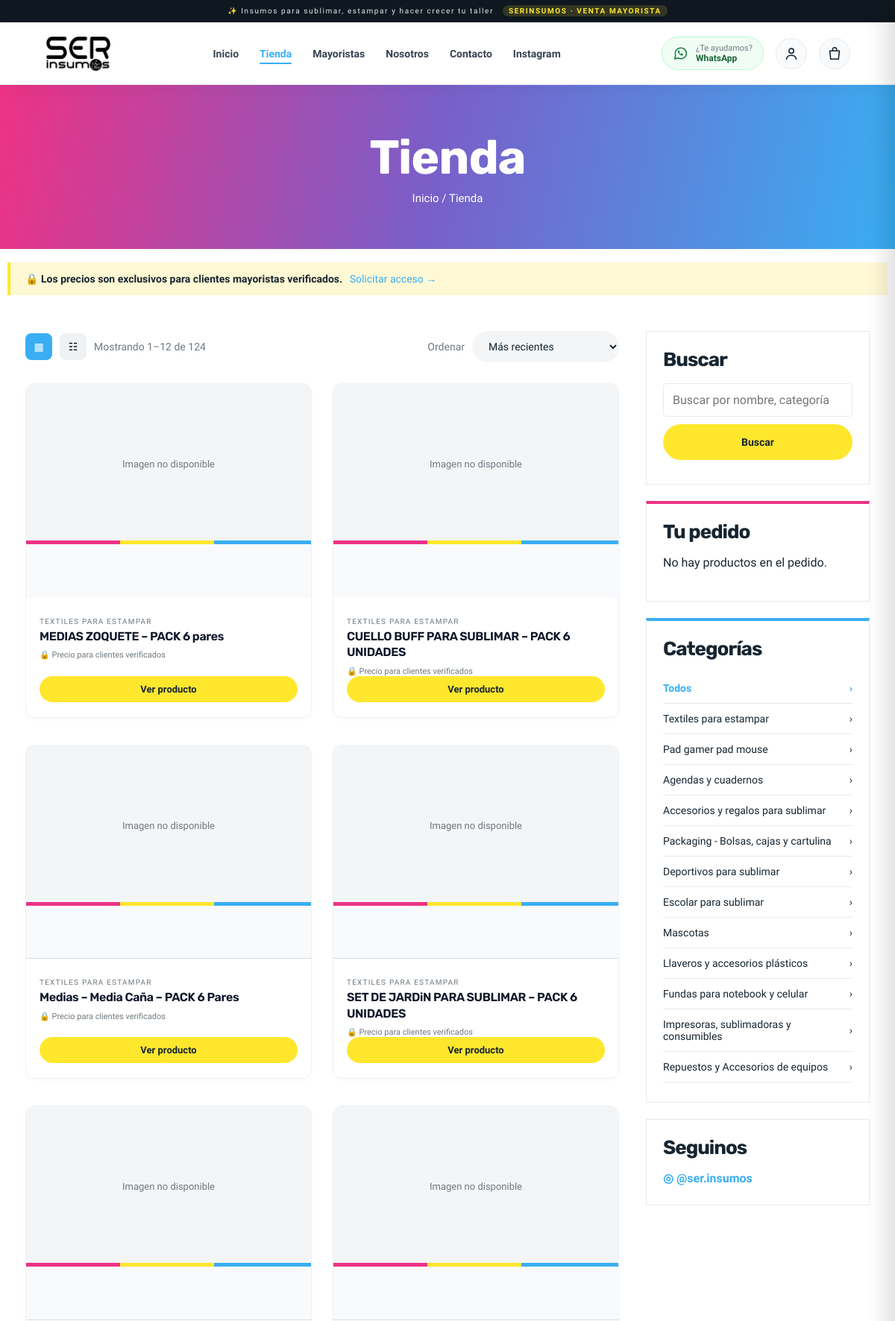
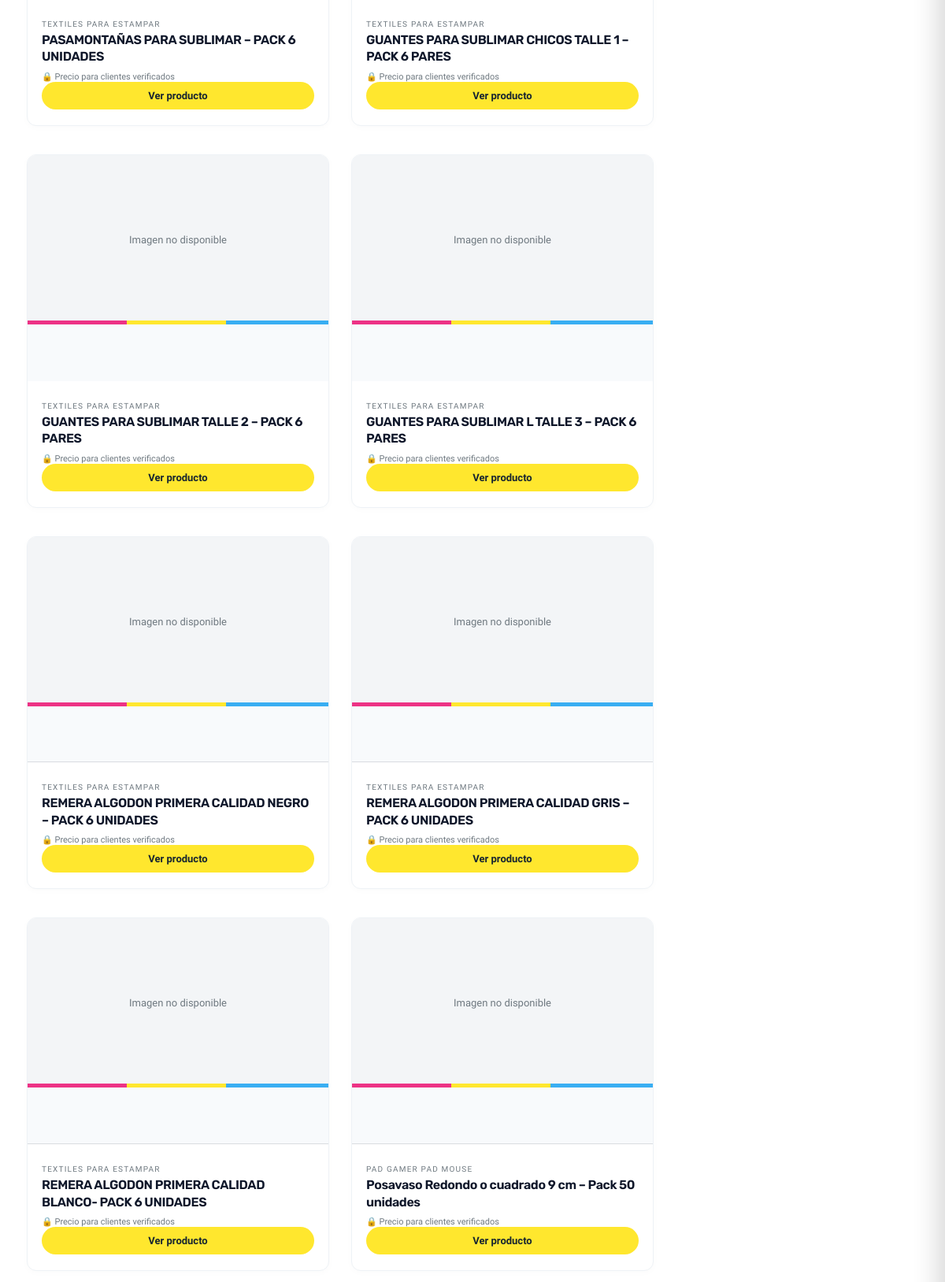
/catalogo.php (upper part), run on the app's committed database (2 pictures, top to bottom).
### tables this page shows
CREATE TABLE IF NOT EXISTS local_products (
  id              BIGINT UNSIGNED NOT NULL AUTO_INCREMENT PRIMARY KEY,
  title           VARCHAR(220)    NOT NULL,
  description     TEXT            NOT NULL DEFAULT '',
  price           DECIMAL(14,2)   NULL     COMMENT 'NULL = consultar precio',
  stock           INT UNSIGNED    NULL     DEFAULT NULL COMMENT 'NULL = sin seguimiento de stock',
  currency_symbol VARCHAR(10)     NOT NULL DEFAULT '$',
  category        VARCHAR(120)    NOT NULL DEFAULT '',
  category_slug   VARCHAR(120)    NOT NULL DEFAULT '',
  image_url       VARCHAR(500)    NOT NULL DEFAULT '',
  sku             VARCHAR(60)     NOT NULL DEFAULT '',
  slug            VARCHAR(220)    NOT NULL DEFAULT '',
  unit_of_sale    VARCHAR(50)     NOT NULL DEFAULT 'unidad',
  pack_quantity   INT UNSIGNED    NULL,
  price_display   VARCHAR(100)    NOT NULL DEFAULT '',
  import_ref      INT UNSIGNED    NULL,
  notes           TEXT            NOT NULL DEFAULT '' COMMENT 'Nota interna (solo admin)',
  visible         TINYINT(1)      NOT NULL DEFAULT 1,
  sort_order      SMALLINT        NOT NULL DEFAULT 0,
  created_at      TIMESTAMP       NOT NULL DEFAULT CURRENT_TIMESTAMP,
  updated_at      TIMESTAMP       NULL     DEFAULT NULL ON UPDATE CURRENT_TIMESTAMP,
  INDEX idx_lp_visible    (visible),
  INDEX idx_lp_sort       (sort_order),
  INDEX idx_lp_import_ref (import_ref),
  INDEX idx_lp_cat_slug   (category_slug)
);

### catalogo.php (the view, shortened to what this page needs)
<?php
require_once __DIR__ . '/lib.php';
$catalog = get_products_with_overrides(200, false);
$all     = $catalog['products'] ?? [];
$q        = trim(substr((string)($_GET['q'] ?? ''), 0, 100));
$catParam = trim((string)($_GET['categoria'] ?? ''));
$order    = (string)($_GET['orden'] ?? 'latest');
$page     = max(1, (int)($_GET['pagina'] ?? 1));
$filtered = array_values(array_filter($all, static function ($p) use ($q, $catParam) {
    if ($catParam !== '') {
        $cSlug = (string)($p['_category_slug'] ?? '');
        $cName = (string)($p['_category'] ?? '');
        if (strcasecmp($cSlug, $catParam) !== 0 && strcasecmp($cName, $catParam) !== 0) {
            return false;
        }
    }
    if ($q === '') return true;
    return contains_ci((string)($p['_display_title'] ?? $p['title'] ?? ''), $q)
        || contains_ci((string)($p['title'] ?? ''), $q)
        || contains_ci((string)($p['_category'] ?? ''), $q)
        || contains_ci((string)($p['_sku'] ?? ''), $q);
}));
$perPage = 12;
$total   = count($filtered);
$pages   = max(1, (int)ceil($total / $perPage));
$page    = min($page, $pages);
$slice   = array_slice($filtered, ($page - 1) * $perPage, $perPage);
$from    = $total ? (($page - 1) * $perPage + 1) : 0;
$to      = min($page * $perPage, $total);
$dbCats = get_categories(true);
$categoriesList = [];
if ($dbCats) {
    foreach ($dbCats as $dbc) {
        $categoriesList[] = [
            'slug' => $dbc['slug'],
            'name' => $dbc['name'],
        ];
    }
}
$cart = cart_items();
$isVerified = is_verified();
function catalog_query(array $changes = []): string {
    $params = $_GET;
    foreach ($changes as $k => $v) {
        if ($v === null || $v === '') unset($params[$k]);
        else $params[$k] = $v;
    }
    return '?' . http_build_query($params);
}
?>
<main class="shop">
    <section class="shop-banner">
        <div>
            <h1>Tienda</h1>
            <p><a href="<?= e(site_url('index.php')) ?>">Inicio</a> / Tienda</p>
        </div>
    </section>
    <?php if (!$isVerified): ?>
    <div style="background:#fff8d5;border-left:4px solid var(--yellow);padding:14px 20px;max-width:1180px;margin:18px auto 0;font-size:14px">
        🔒 <b>Los precios son exclusivos para clientes mayoristas verificados.</b>
        <a href="<?= e(site_url('cuenta.php?registro=1')) ?>" style="color:var(--blue);margin-left:6px">Solicitar acceso →</a>
    </div>
    <?php endif; ?>
    <div class="shop-layout">
        <div>
            <div class="shop-toolbar">
                <div class="shop-views">
                    <button type="button" id="grid-view" class="on" aria-label="Ver en grilla">▦</button>
                    <button type="button" id="list-view" aria-label="Ver en lista">☷</button>
                    <span>Mostrando <?= $from ?>–<?= $to ?> de <?= $total ?></span>
                </div>
                <form method="get" class="sort-form">
                    <label class="sort-label">Ordenar
                        <select name="orden" onchange="this.form.submit()">
                            <option value="latest"     <?= $order === 'latest'     ? 'selected' : '' ?>>Más recientes</option>
                        </select>
                    </label>
                </form>
            </div>
            <?php if (!empty($catalog['error']) && !$all): ?>
                <p class="system-note">No pudimos cargar la tienda. Verificá que la API de Hostinger esté disponible.</p>
            <?php elseif (!$slice): ?>
                <p>No hay productos para esta búsqueda.</p>
            <?php else: ?>
                <ul class="shop-grid" id="shop-products">
                <?php foreach ($slice as $p):
                    $handle       = (string)($p['handle'] ?? $p['id']);
                    $displayTitle = e($p['_display_title'] !== '' ? $p['_display_title'] : ($p['title'] ?? 'Producto'));
                    $displayPrice = $p['_display_price'];
                    $category     = $p['_category'];
                    $productId    = (string)($p['id'] ?? $handle);
                ?>
                    <li class="pc" data-id="<?= e($productId) ?>">
                        <div class="pc-thumb-wrap">
                            <a href="<?= e(site_url('producto/' . rawurlencode($handle))) ?>" class="shop-thumb">
                                <?php if (!empty($p['image'])): ?>
                                    <img src="<?= e($p['image']) ?>" alt="<?= $displayTitle ?>" loading="lazy">
                                <?php else: ?>
                                    <span class="image-placeholder">Imagen no disponible</span>
                                <?php endif; ?>
                                <span class="shop-stripe"></span>
                            </a>
                        </div>
                        <div>
                            <?php if ($category !== ''): ?>
                                <p style="font-size:10px;letter-spacing:1.2px;color:var(--gray);margin:10px 0 4px;text-transform:uppercase">
                                    <?= e($category) ?>
                                </p>
                            <?php endif; ?>
                            <h2>
                                <a href="<?= e(site_url('producto/' . rawurlencode($handle))) ?>">
                                    <?= $displayTitle ?>
                                </a>
                            </h2>
                            <?php if ($isVerified): ?>
                                <p class="shop-price">
                                    <?php if ($p['_local_price'] !== ''): ?>
                                        <b><?= e($p['_local_price']) ?></b>
                                        <?php if ($p['price_formatted'] && $p['price_formatted'] !== $p['_local_price']): ?>
                                            <small style="color:var(--gray);font-size:11px;margin-left:6px;text-decoration:line-through">
                                                <?= e($p['price_formatted']) ?>
                                            </small>
                                        <?php endif; ?>
                                    <?php else: ?>
                                        Desde <?= e($displayPrice) ?>
                                    <?php endif; ?>
                                </p>
                            <?php else: ?>
                                <a class="locked" href="<?= e(site_url('cuenta.php')) ?>">
                                    🔒 Precio para clientes verificados
                                </a>
                            <?php endif; ?>
                            <a class="btn yellow shop-add"
                               href="<?= e(site_url('producto/' . rawurlencode($handle))) ?>">
                                Ver producto
                            </a>
                        </div>
                    </li>
                <?php endforeach; ?>
                </ul>
            <?php endif; ?>
        </div>
        <aside>
            <section class="shop-widget">
                <h2>Buscar</h2>
                <form method="get">
                    <input id="search-input" name="q" type="search"
                           placeholder="Buscar por nombre, categoría o SKU…"
                           value="<?= e($q) ?>"
                           style="width:100%">
                    <button class="btn yellow" type="submit" style="margin-top:10px;width:100%">Buscar</button>
                </form>
            </section>
            <section class="shop-widget pink">
                <h2>Tu pedido</h2>
                <?php if (!$cart): ?>
                    <p>No hay productos en el pedido.</p>
                <?php endif; ?>
            </section>
            <?php if ($categoriesList): ?>
            <section class="shop-widget blue-bar">
                <h2>Categorías</h2>
                <ul>
                    <li>
                        <a class="category-filter <?= $catParam === '' ? 'on' : '' ?>"
                           href="<?= e(site_url('catalogo.php' . catalog_query(['categoria' => null, 'pagina' => 1]))) ?>">
                            Todos <span>›</span>
                        </a>
                    </li>
                    <?php foreach ($categoriesList as $catItem):
                        $isActive = ($catParam !== '' && (strcasecmp($catParam, $catItem['slug']) === 0 || strcasecmp($catParam, $catItem['name']) === 0));
                    ?>
                    <li>
                        <a class="category-filter <?= $isActive ? 'on' : '' ?>"
                           href="<?= e(site_url('catalogo.php' . catalog_query(['categoria' => $catItem['slug'], 'pagina' => 1]))) ?>">
                            <?= e($catItem['name']) ?> <span>›</span>
                        </a>
                    </li>
                    <?php endforeach; ?>
                </ul>
            </section>
            <?php endif; ?>
            <section class="shop-widget">
                <h2>Seguinos</h2>
                <a class="shop-ig" href="https://www.instagram.com/ser.insumos/"
                   target="_blank" rel="noopener noreferrer">
                    ◎ @ser.insumos
                </a>
            </section>
        </aside>
    </div>
</main>

### catalogo.php (style rules this page uses)
.category-filter { display: flex; justify-content: space-between; align-items: center; padding: 10px 0; font-size: 14px; color: var(--ink); transition: color .15s; }
.category-filter:hover, .category-filter.on { color: var(--blue); font-weight: 600; }
.category-filter.on span { color: var(--blue); }
.pc-thumb-wrap { position: relative; overflow: hidden; }

### data on the page
local_products: category "TEXTILES PARA ESTAMPAR", title "MEDIAS ZOQUETE – PACK 6 pares"
local_products: category "TEXTILES PARA ESTAMPAR", title "CUELLO BUFF PARA SUBLIMAR – PACK 6 UNIDADES"
local_products: category "TEXTILES PARA ESTAMPAR", title "Medias – Media Caña – PACK 6 Pares"
local_products: category "TEXTILES PARA ESTAMPAR", title "SET DE JARDiN PARA SUBLIMAR – PACK 6 UNIDADES"
local_products: category "TEXTILES PARA ESTAMPAR", title "PASAMONTAÑAS PARA SUBLIMAR – PACK 6 UNIDADES"
local_products: category "TEXTILES PARA ESTAMPAR", title "GUANTES PARA SUBLIMAR CHICOS TALLE 1 – PACK 6 PARES"
local_products: category "TEXTILES PARA ESTAMPAR", title "GUANTES PARA SUBLIMAR TALLE 2 – PACK 6 PARES"
local_products: category "TEXTILES PARA ESTAMPAR", title "GUANTES PARA SUBLIMAR L TALLE 3 – PACK 6 PARES"
local_products: category "TEXTILES PARA ESTAMPAR", title "REMERA ALGODON PRIMERA CALIDAD NEGRO – PACK 6 UNIDADES"
local_products: category "TEXTILES PARA ESTAMPAR", title "REMERA ALGODON PRIMERA CALIDAD GRIS – PACK 6 UNIDADES"
local_products: category "TEXTILES PARA ESTAMPAR", title "REMERA ALGODON PRIMERA CALIDAD BLANCO- PACK 6 UNIDADES"
local_products: category "PAD GAMER PAD MOUSE", title "Posavaso Redondo o cuadrado 9 cm – Pack 50 unidades"

### other printed values
$from "1"
$to "12"
$total "124"
$catItem['name'] "Textiles para estampar"
$catItem['name'] "Pad gamer pad mouse"
$catItem['name'] "Agendas y cuadernos"
$catItem['name'] "Accesorios y regalos para sublimar"
$catItem['name'] "Packaging - Bolsas, cajas y cartulina"
$catItem['name'] "Deportivos para sublimar"
$catItem['name'] "Escolar para sublimar"
$catItem['name'] "Mascotas"
$catItem['name'] "Llaveros y accesorios plásticos"
$catItem['name'] "Fundas para notebook y celular"
$catItem['name'] "Impresoras, sublimadoras y consumibles"
$catItem['name'] "Repuestos y Accesorios de equipos"
